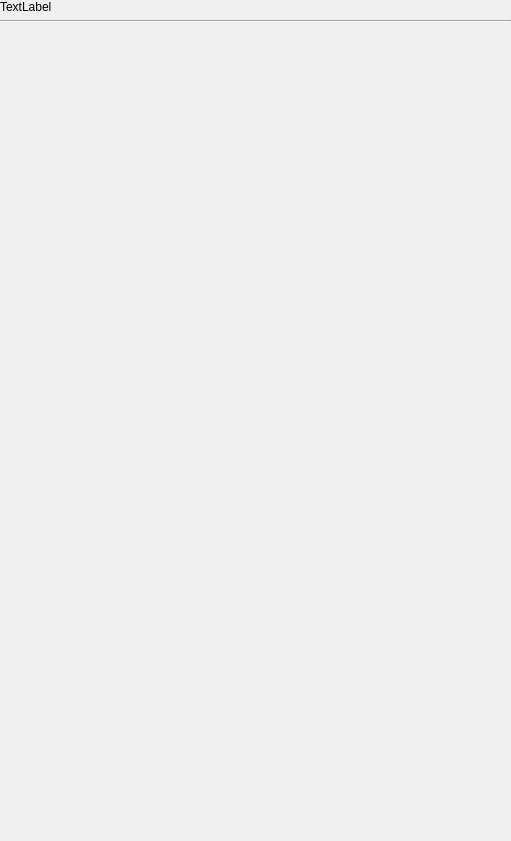
<?xml version="1.0" encoding="UTF-8"?>
<ui version="4.0">
 <class>AboutWidget</class>
 <widget class="QWidget" name="AboutWidget">
  <property name="geometry">
   <rect>
    <x>0</x>
    <y>0</y>
    <width>511</width>
    <height>841</height>
   </rect>
  </property>
  <property name="windowTitle">
   <string>Form</string>
  </property>
  <layout class="QVBoxLayout" name="verticalLayout">
   <property name="leftMargin">
    <number>0</number>
   </property>
   <property name="topMargin">
    <number>0</number>
   </property>
   <property name="rightMargin">
    <number>0</number>
   </property>
   <property name="bottomMargin">
    <number>0</number>
   </property>
   <item>
    <widget class="QLabel" name="label_version">
     <property name="text">
      <string>TextLabel</string>
     </property>
    </widget>
   </item>
   <item>
    <widget class="Line" name="line">
     <property name="orientation">
      <enum>Qt::Horizontal</enum>
     </property>
    </widget>
   </item>
   <item>
    <widget class="QScrollArea" name="scroll">
     <property name="frameShape">
      <enum>QFrame::NoFrame</enum>
     </property>
     <property name="frameShadow">
      <enum>QFrame::Plain</enum>
     </property>
     <property name="lineWidth">
      <number>0</number>
     </property>
     <property name="verticalScrollBarPolicy">
      <enum>Qt::ScrollBarAlwaysOff</enum>
     </property>
     <property name="horizontalScrollBarPolicy">
      <enum>Qt::ScrollBarAlwaysOff</enum>
     </property>
     <property name="widgetResizable">
      <bool>true</bool>
     </property>
     <widget class="QWidget" name="widget_changelog">
      <property name="geometry">
       <rect>
        <x>0</x>
        <y>0</y>
        <width>511</width>
        <height>809</height>
       </rect>
      </property>
      <layout class="QVBoxLayout" name="verticalLayout_2">
       <property name="leftMargin">
        <number>0</number>
       </property>
       <property name="topMargin">
        <number>0</number>
       </property>
       <property name="rightMargin">
        <number>0</number>
       </property>
       <property name="bottomMargin">
        <number>0</number>
       </property>
      </layout>
     </widget>
    </widget>
   </item>
  </layout>
 </widget>
 <resources/>
 <connections/>
</ui>
